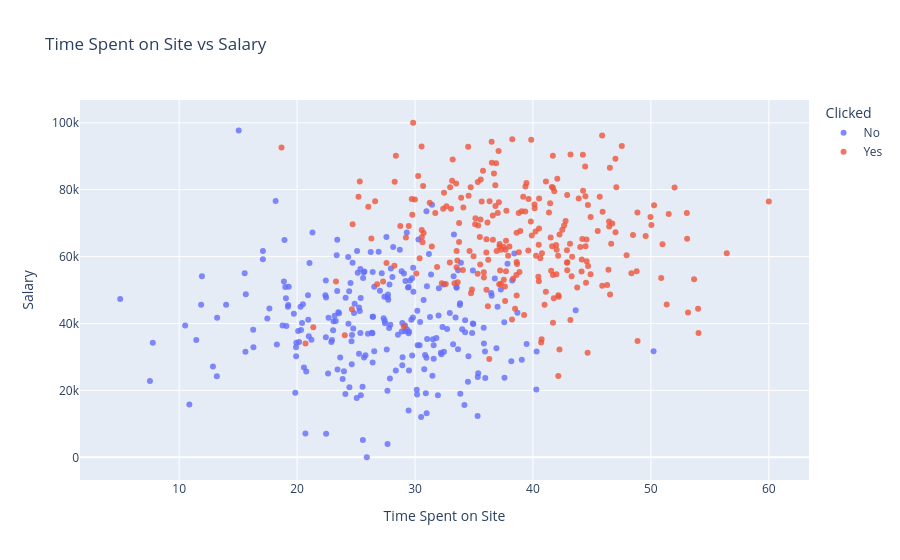

The cell this chart's notebook holds for it:
### Markdown cell above
#### 3.4 Relationship between the two features

### Code cell
fig = px.scatter(data_frame=df_plot, x='Time Spent on Site', y='Salary', color='Clicked',
                 color_discrete_map=color_map, opacity=0.8,
                 hover_data=['Names', 'Country'],
                 title='Time Spent on Site vs Salary')
fig.show()

### Figure 1 — Plotly figure (JSON) as saved in the notebook; plotly's stock layout.template omitted (floating-point values rounded to 4 significant figures; data arrays with more than 128 entries replaced by an {"elided": "..."} marker saying what was removed)
{"data": [{"customdata": {"elided": "249x2 str values"}, "hovertemplate": "Clicked=No<br>Time Spent on Site=%{x}<br>Salary=%{y}<br>Names=%{customdata[0]}<br>Country=%{customdata[1]}<extra></extra>", "legendgroup": "No", "marker": {"color": "#636EFA", "opacity": 0.8, "symbol": "circle"}, "mode": "markers", "name": "No", "orientation": "v", "showlegend": true, "type": "scatter", "x": {"elided": "249 float values"}, "xaxis": "x", "y": {"elided": "249 float values"}, "yaxis": "y"}, {"customdata": {"elided": "250x2 str values"}, "hovertemplate": "Clicked=Yes<br>Time Spent on Site=%{x}<br>Salary=%{y}<br>Names=%{customdata[0]}<br>Country=%{customdata[1]}<extra></extra>", "legendgroup": "Yes", "marker": {"color": "#EF553B", "opacity": 0.8, "symbol": "circle"}, "mode": "markers", "name": "Yes", "orientation": "v", "showlegend": true, "type": "scatter", "x": {"elided": "250 float values"}, "xaxis": "x", "y": {"elided": "250 float values"}, "yaxis": "y"}], "layout": {"legend": {"title": {"text": "Clicked"}, "tracegroupgap": 0}, "title": {"text": "Time Spent on Site vs Salary"}, "xaxis": {"anchor": "y", "domain": [0.0, 1.0], "title": {"text": "Time Spent on Site"}}, "yaxis": {"anchor": "x", "domain": [0.0, 1.0], "title": {"text": "Salary"}}}}
